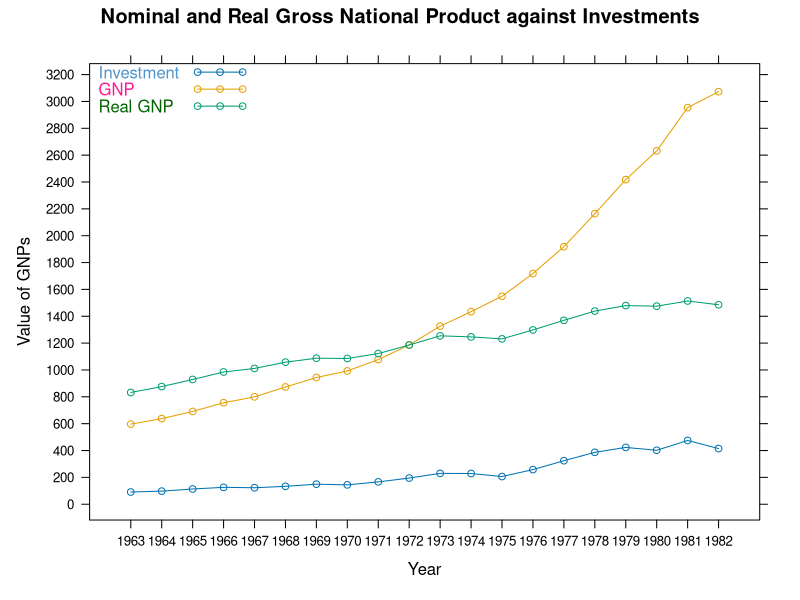
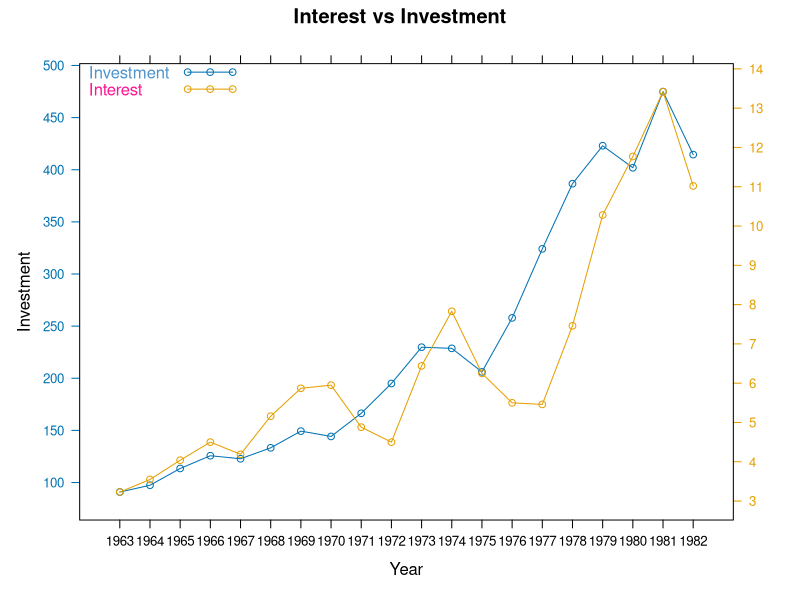
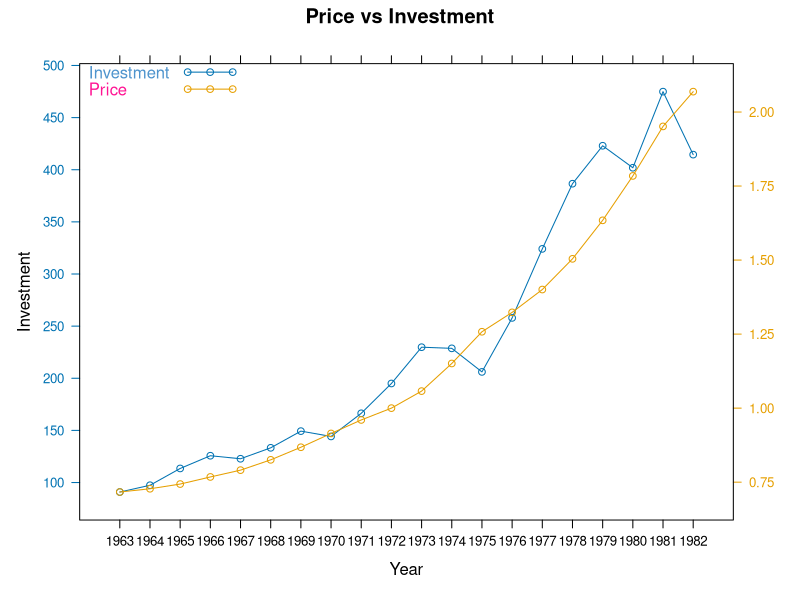

Recreate these plots in R, in order.
data(Investment, package="sandwich")
Investment <- as.data.frame(Investment)
library(lattice)

InvestmentYears <- data.frame(Investment,c(1963:1982))
colnames(InvestmentYears)[8]<-"Year"
xyplot(Investment+GNP+RealGNP~Year,data=InvestmentYears,type="o",
       auto.key=list(x=0,y=1,text=c("Investment","GNP","Real GNP"),
                     points=FALSE, lines=TRUE,col=c("steelblue3","deeppink","darkgreen")),
       main="Nominal and Real Gross National Product against Investments",
       xlab="Year",
       ylab="Value of GNPs",
       scales=list(y=list(at=seq(0, 3200, 200)),
                   x=list(at=seq(1963,1982,1))))
library(latticeExtra)
Inv <- xyplot(Investment~Year,data=InvestmentYears,type="o",
              auto.key=list(x=0,y=1,text=c("Investment","Interest"),
                            points=FALSE, lines=TRUE,col=c("steelblue3","deeppink")),
              main="Interest vs Investment",
              ylab="Investment",
              scales=list(y=list(at=seq(0,500,50)),
                          x=list(at=seq(1963,1982,1))))
Int <- xyplot(Interest~Year,data=InvestmentYears,type="o",ylab="Interest",
              scales=list(y=list(at=seq(0,14,1))))

doubleYScale(Inv,Int)
Inv <- xyplot(Investment~Year,data=InvestmentYears,type="o",
              auto.key=list(x=0,y=1,text=c("Investment","Price"),
                            points=FALSE, lines=TRUE,col=c("steelblue3","deeppink")),
              main="Price vs Investment",
              ylab="Investment",
              scales=list(y=list(at=seq(0,500,50)),
                          x=list(at=seq(1963,1982,1))))
Price <- xyplot(Price~Year,data=InvestmentYears,type="o",ylab="Price",
              scales=list(y=list(at=seq(0,3,0.25))))

doubleYScale(Inv,Price)
